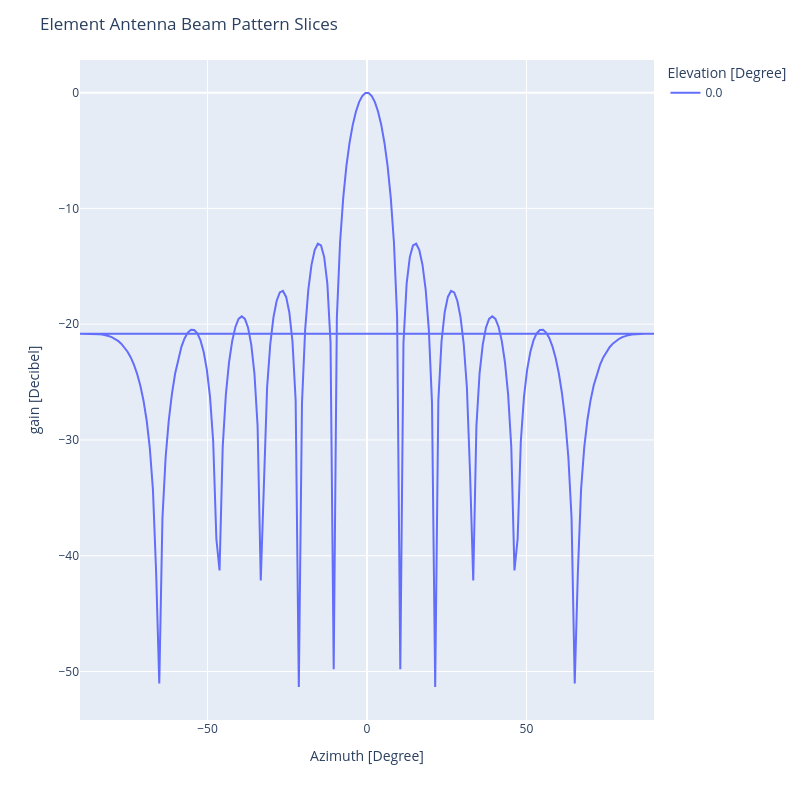

The cell this chart's notebook holds for it:
### Markdown cell above
### No Windowing

### Code cell
# Create Antenna Element
from radar.utils.typing.enums import ArrayOrientation


beam_width = 5
beam_width_tuple = (
    Angle(beam_width, PhaseUnit.DEGREE),
    Angle(beam_width, PhaseUnit.DEGREE),
)

az_bound = 90
el_bound = 0
az_bound_tuple = (Angle(-az_bound, PhaseUnit.DEGREE), Angle(az_bound, PhaseUnit.DEGREE))
el_bound_tuple = (Angle(-el_bound, PhaseUnit.DEGREE), Angle(el_bound, PhaseUnit.DEGREE))


element_pattern = pattern.Isotropic()
freq = Frequency(1, FrequencyUnit.GIGAHERTZ)

antenna_element = Element(element_pattern, az_bound_tuple, el_bound_tuple, freq, 1)

# Define Geometry
cf = Frequency(1, FrequencyUnit.GIGAHERTZ)
distance = convert.cf_to_min_dist(cf)
array_geometry = geometry.Linear(11, ArrayOrientation.AZIMUTH, distance)

arr = Array(antenna_element, array_geometry)

arr.plot.beam(
    DirectionDomain.ANGLE,
    PhaseUnit.DEGREE,
    AmplitudeDomain.AntennaFactor,
    AmplitudeUnit.DECIBEL,
    FigureType.SLICE,
    Frequency(1, FrequencyUnit.GIGAHERTZ),
)

### Figure 1 — Plotly figure (JSON) as saved in the notebook; plotly's stock layout.template omitted (floating-point values rounded to 4 significant figures; data arrays with more than 128 entries replaced by an {"elided": "..."} marker saying what was removed)
{"data": [{"hovertemplate": "Elevation [Degree]=0.0<br>Azimuth [Degree]=%{x}<br>gain [Decibel]=%{y}<extra></extra>", "legendgroup": "0.0", "line": {"color": "#636efa", "dash": "solid"}, "marker": {"symbol": "circle"}, "mode": "lines", "name": "0.0", "orientation": "v", "showlegend": true, "type": "scatter", "x": {"elided": "364 float values"}, "xaxis": "x", "y": {"elided": "364 float values"}, "yaxis": "y"}], "layout": {"height": 800, "legend": {"title": {"text": "Elevation [Degree]"}, "tracegroupgap": 0}, "margin": {"t": 60}, "title": {"text": "Element Antenna Beam Pattern Slices"}, "width": 800, "xaxis": {"anchor": "y", "domain": [0, 1], "title": {"text": "Azimuth [Degree]"}}, "yaxis": {"anchor": "x", "domain": [0, 1], "title": {"text": "gain [Decibel]"}}}}
